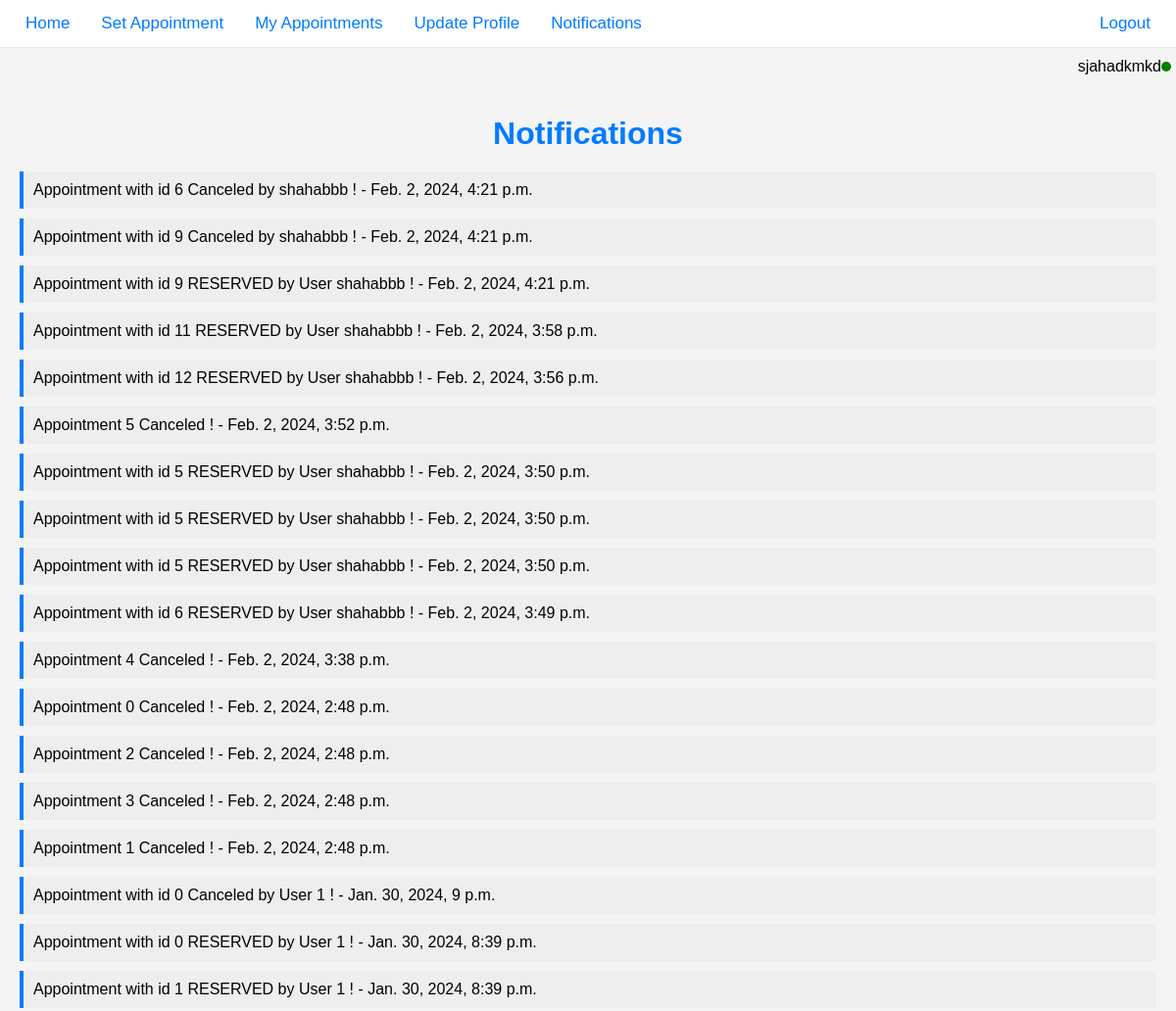
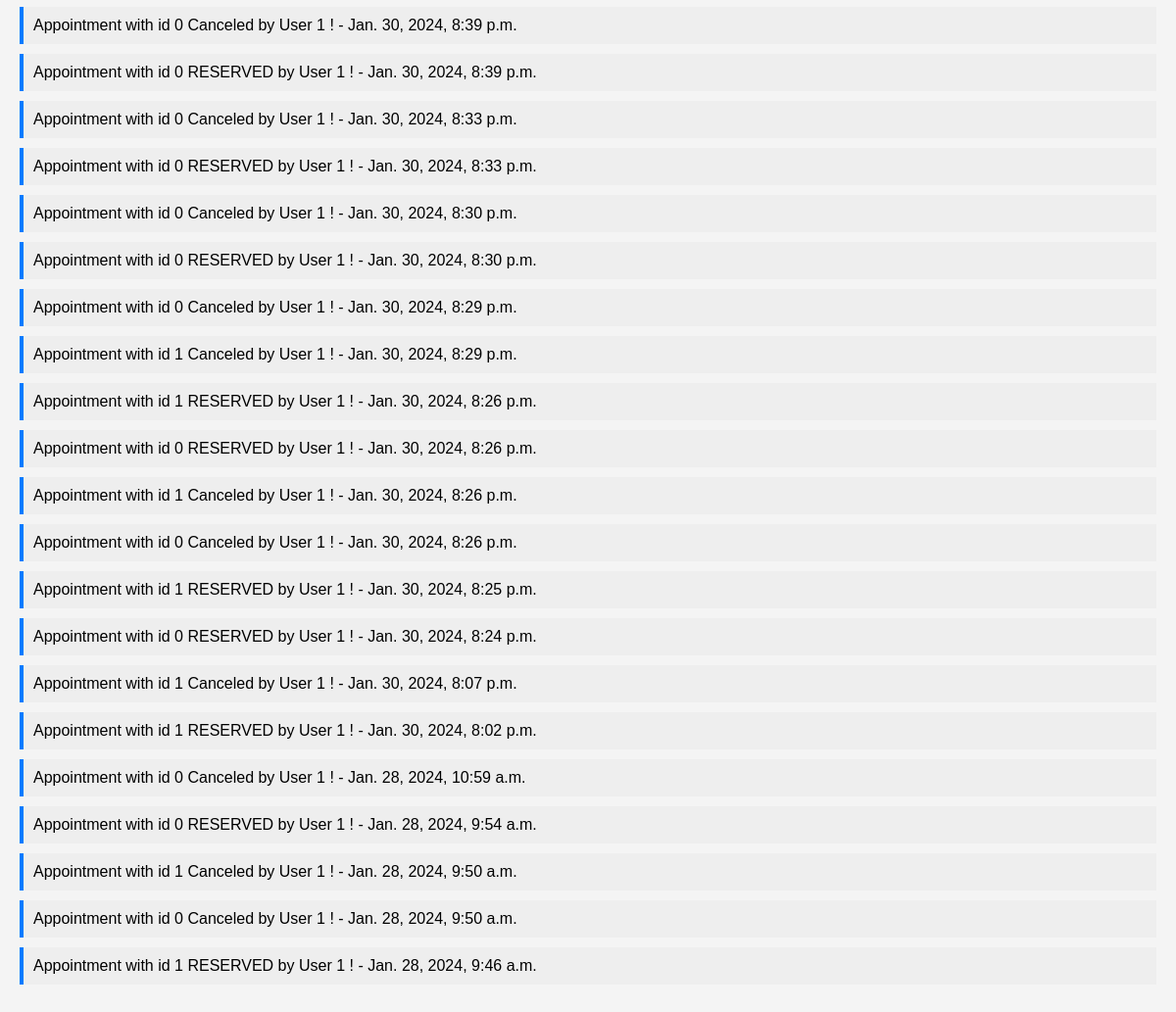
The app's page /notifications/ (signed in) with its own data (2 pictures, top to bottom).
### portal_app/models.py (models this page shows)
class Notification(models.Model):
    notification_id = models.AutoField(primary_key=True)
    to_user = models.ForeignKey(User, on_delete=models.CASCADE)
    message = models.TextField()
    date_time = models.DateTimeField(auto_now_add=True)
    read = models.BooleanField(default=False)
    pass

### portal_app/views.py (the view)
# urls.py: path('notifications/', views.notification_center, name='notification_center'),
@login_required(login_url='/login/')
def notification_center(request):
    user = request.user
    notifications = Notification.objects.filter(to_user=user).order_by('-date_time')
    for notification in notifications:
        notification.read = True
        notification.save()
    return render(request, 'notification_center.html', {'notifications': notifications})

### templates/notification_center.html (shortened to what this page needs)
<!DOCTYPE html>
<html lang="en">
<head>
</head>
<body>
<div class="navbar">
    {% if request.user.user_type == 'P' %}
            <a href="{% url 'home' %}">Home</a>
        <a href="{% url 'appointments' %}">Appointments</a>
    {% elif request.user.user_type == 'C' %}
            <a href="{% url 'main' %}">Home</a>
        <a href="{% url 'set_appointment' %}">Set Appointment</a>
    {% endif %}
    <a href="{% url 'my_appointments' %}" class="active">My Appointments</a>
    <a href="{% url 'update_profile' %}">Update Profile</a>
    <a href="{% url 'notification_center' %}">
        Notifications
    </a>
    <a href="{% url 'logout' %}" style="float: right;">Logout</a>
</div>
    <div class="user-bar">
        <span id="username"></span>
        <div class="green-light"></div>
    </div>
    <div class="content">
        <h1>Notifications</h1>
        {% for notification in notifications %}
        <div class="notification">
            {{ notification.message }} - {{ notification.date_time }}
        </div>
        {% empty %}
        <p>No notifications found</p>
        {% endfor %}
    </div>
</body>
</html>

### templates/notification_center.html (style rules this page uses)
body, html { height: 100%; margin: 0; font-family: Arial, sans-serif; background: #f4f4f4; }
.navbar { background-color: white; overflow: hidden; border-bottom: 1px solid #e7e7e7; padding: 0 10px; }
.navbar a { float: left; display: block; text-align: center; padding: 14px 16px; text-decoration: none; font-size: 17px; color: #007bff; }
.content { padding: 20px; }
.content h1 { color: #007bff; text-align: center; margin-bottom: 20px; }
.user-bar { position: relative; display: flex; align-items: center; justify-content: flex-end; margin-top: 10px; }
.green-light { width: 10px; height: 10px; border-radius: 50%; background-color: green; margin-right: 5px; }
.notification { background: #eee; padding: 10px; margin-bottom: 10px; border-left: 4px solid #007bff; }

### records on screen
Notification: message "Appointment with id 6 Canceled by shahabbb !", date_time "Feb. 2, 2024, 4:21 p.m."
Notification: message "Appointment with id 9 Canceled by shahabbb !", date_time "Feb. 2, 2024, 4:21 p.m."
Notification: message "Appointment with id 9 RESERVED by User shahabbb !", date_time "Feb. 2, 2024, 4:21 p.m."
Notification: message "Appointment with id 11 RESERVED by User shahabbb !", date_time "Feb. 2, 2024, 3:58 p.m."
Notification: message "Appointment with id 12 RESERVED by User shahabbb !", date_time "Feb. 2, 2024, 3:56 p.m."
Notification: message "Appointment 5 Canceled !", date_time "Feb. 2, 2024, 3:52 p.m."
Notification: message "Appointment with id 5 RESERVED by User shahabbb !", date_time "Feb. 2, 2024, 3:50 p.m."
Notification: message "Appointment with id 5 RESERVED by User shahabbb !", date_time "Feb. 2, 2024, 3:50 p.m."
Notification: message "Appointment with id 5 RESERVED by User shahabbb !", date_time "Feb. 2, 2024, 3:50 p.m."
Notification: message "Appointment with id 6 RESERVED by User shahabbb !", date_time "Feb. 2, 2024, 3:49 p.m."
Notification: message "Appointment 4 Canceled !", date_time "Feb. 2, 2024, 3:38 p.m."
Notification: message "Appointment 0 Canceled !", date_time "Feb. 2, 2024, 2:48 p.m."
Notification: message "Appointment 2 Canceled !", date_time "Feb. 2, 2024, 2:48 p.m."
Notification: message "Appointment 3 Canceled !", date_time "Feb. 2, 2024, 2:48 p.m."
Notification: message "Appointment 1 Canceled !", date_time "Feb. 2, 2024, 2:48 p.m."
Notification: message "Appointment with id 0 Canceled by User 1 !", date_time "Jan. 30, 2024, 9 p.m."
Notification: message "Appointment with id 0 RESERVED by User 1 !", date_time "Jan. 30, 2024, 8:39 p.m."
Notification: message "Appointment with id 1 RESERVED by User 1 !", date_time "Jan. 30, 2024, 8:39 p.m."
Notification: message "Appointment with id 0 Canceled by User 1 !", date_time "Jan. 30, 2024, 8:39 p.m."
Notification: message "Appointment with id 0 RESERVED by User 1 !", date_time "Jan. 30, 2024, 8:39 p.m."
Notification: message "Appointment with id 0 Canceled by User 1 !", date_time "Jan. 30, 2024, 8:33 p.m."
Notification: message "Appointment with id 0 RESERVED by User 1 !", date_time "Jan. 30, 2024, 8:33 p.m."
Notification: message "Appointment with id 0 Canceled by User 1 !", date_time "Jan. 30, 2024, 8:30 p.m."
Notification: message "Appointment with id 0 RESERVED by User 1 !", date_time "Jan. 30, 2024, 8:30 p.m."
Notification: message "Appointment with id 0 Canceled by User 1 !", date_time "Jan. 30, 2024, 8:29 p.m."
Notification: message "Appointment with id 1 Canceled by User 1 !", date_time "Jan. 30, 2024, 8:29 p.m."
Notification: message "Appointment with id 1 RESERVED by User 1 !", date_time "Jan. 30, 2024, 8:26 p.m."
Notification: message "Appointment with id 0 RESERVED by User 1 !", date_time "Jan. 30, 2024, 8:26 p.m."
Notification: message "Appointment with id 1 Canceled by User 1 !", date_time "Jan. 30, 2024, 8:26 p.m."
Notification: message "Appointment with id 0 Canceled by User 1 !", date_time "Jan. 30, 2024, 8:26 p.m."
Notification: message "Appointment with id 1 RESERVED by User 1 !", date_time "Jan. 30, 2024, 8:25 p.m."
Notification: message "Appointment with id 0 RESERVED by User 1 !", date_time "Jan. 30, 2024, 8:24 p.m."
Notification: message "Appointment with id 1 Canceled by User 1 !", date_time "Jan. 30, 2024, 8:07 p.m."
Notification: message "Appointment with id 1 RESERVED by User 1 !", date_time "Jan. 30, 2024, 8:02 p.m."
Notification: message "Appointment with id 0 Canceled by User 1 !", date_time "Jan. 28, 2024, 10:59 a.m."
Notification: message "Appointment with id 0 RESERVED by User 1 !", date_time "Jan. 28, 2024, 9:54 a.m."
Notification: message "Appointment with id 1 Canceled by User 1 !", date_time "Jan. 28, 2024, 9:50 a.m."
Notification: message "Appointment with id 0 Canceled by User 1 !", date_time "Jan. 28, 2024, 9:50 a.m."
Notification: message "Appointment with id 1 RESERVED by User 1 !", date_time "Jan. 28, 2024, 9:46 a.m."
